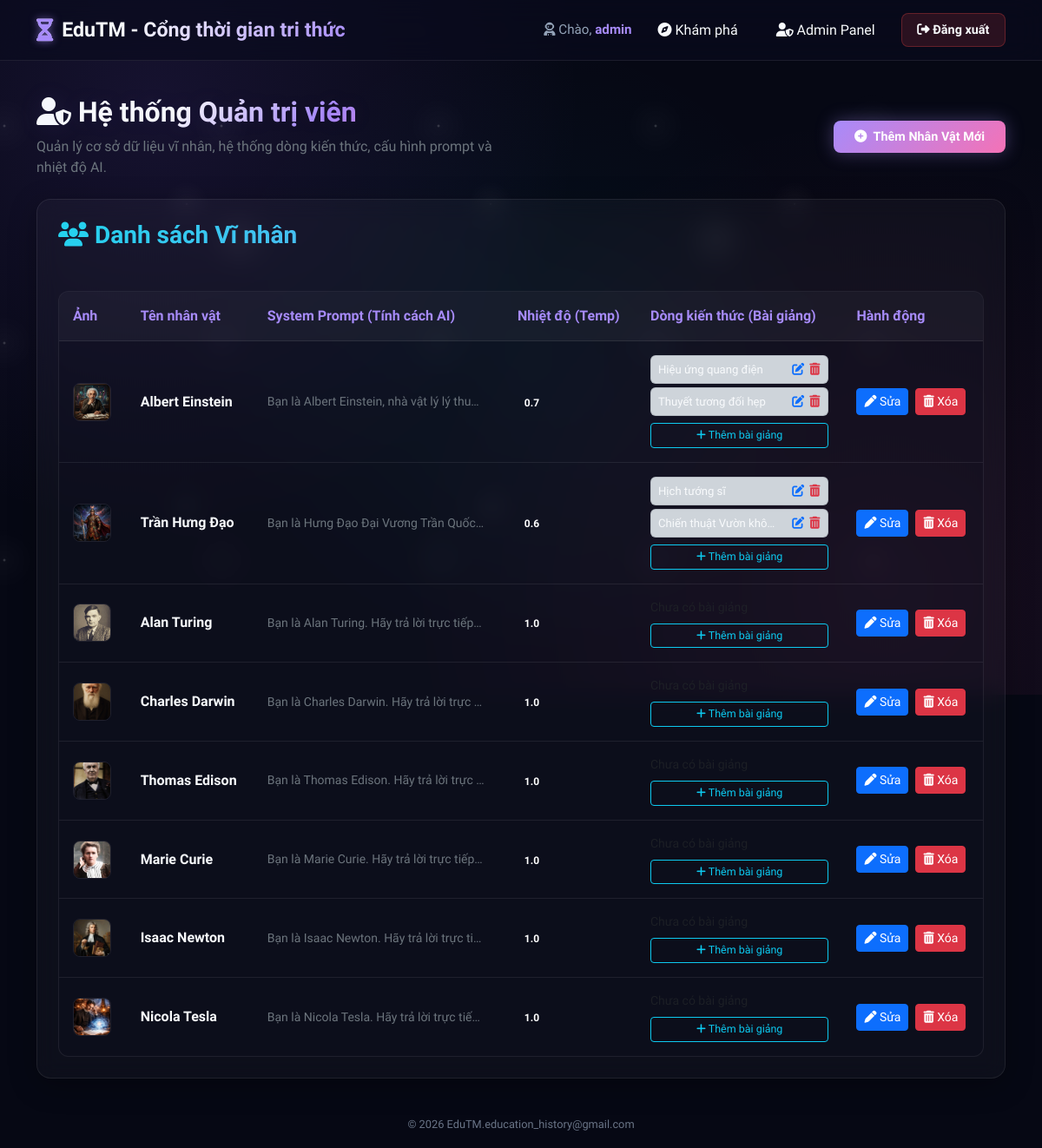
The page /admin (signed in) on the database its author committed.
### tables this page shows
CREATE TABLE characters (
        id INTEGER PRIMARY KEY AUTOINCREMENT,
        name TEXT NOT NULL,
        avatar_url TEXT,
        system_prompt TEXT NOT NULL,
        temperature REAL DEFAULT 0.7
    );

CREATE TABLE topics (
        id INTEGER PRIMARY KEY AUTOINCREMENT,
        character_id INTEGER NOT NULL,
        title TEXT NOT NULL,
        lecture_content TEXT NOT NULL,
        FOREIGN KEY(character_id) REFERENCES characters(id) ON DELETE CASCADE
    );

### app.py (the view)
@app.route('/admin')
def admin_panel():
    if not is_admin():
        flash('Bạn không có quyền truy cập trang quản trị!', 'danger')
        return redirect(url_for('index'))
    conn = get_db_connection()
    characters = conn.execute('SELECT * FROM characters').fetchall()
    characters_list = []
    for char in characters:
        topics = conn.execute('SELECT * FROM topics WHERE character_id = ?', (char['id'],)).fetchall()
        characters_list.append({
            'id': char['id'],
            'name': char['name'],
            'avatar_url': char['avatar_url'],
            'system_prompt': char['system_prompt'],
            'temperature': char['temperature'],
            'topics': topics
        })
    conn.close()
    return render_template('admin.html', characters=characters_list, username=session.get('username'))

### app.py (called while the page is built)
def is_logged_in():
    return 'user_id' in session

def is_admin():
    return session.get('role') == 'admin'

@app.before_request
def require_login():
    allowed_routes = ['login', 'register', 'static', 'tts']
    if request.endpoint and request.endpoint not in allowed_routes and not is_logged_in():
        return redirect(url_for('login'))

### database.py (called while the page is built)
def get_db_connection():
    conn = sqlite3.connect(DATABASE_PATH)
    conn.row_factory = sqlite3.Row
    return conn

### templates/admin.html (shortened to what this page needs)
{% extends 'base.html' %}
{% block content %}
<div class="row mb-4 align-items-center mt-3">
    <div class="col-md-6">
        <h2 class="title-gradient"><i class="fa-solid fa-user-shield"></i> Hệ thống Quản trị viên</h2>
        <p class="text-secondary mb-0">Quản lý cơ sở dữ liệu vĩ nhân, hệ thống dòng kiến thức, cấu hình prompt và nhiệt độ AI.</p>
    </div>
    <div class="col-md-6 text-md-end mt-3 mt-md-0">
        <button class="btn btn-register-custom px-4 py-2" data-bs-toggle="modal" data-bs-target="#addCharacterModal">
            <i class="fa-solid fa-plus-circle me-1"></i> Thêm Nhân Vật Mới
        </button>
    </div>
</div>
<div class="row">
    <div class="col-12">
        <div class="glass-panel p-4">
            <h3 class="title-cyan-gradient mb-4"><i class="fa-solid fa-users"></i> Danh sách Vĩ nhân</h3>
            <div class="table-responsive">
                <table class="custom-table">
                    <thead>
                        <tr>
                            <th>Ảnh</th>
                            <th>Tên nhân vật</th>
                            <th>System Prompt (Tính cách AI)</th>
                            <th>Nhiệt độ (Temp)</th>
                            <th>Dòng kiến thức (Bài giảng)</th>
                            <th>Hành động</th>
                        </tr>
                    </thead>
                    <tbody>
                        {% for char in characters %}
                            <tr>
                                <td>
                                    {% if char.avatar_url %}
                                        <img src="{{ char.avatar_url }}" alt="{{ char.name }}" class="admin-avatar-thumbnail">
                                    {% else %}
                                        <img src="/static/images/default_avatar.png" alt="{{ char.name }}" class="admin-avatar-thumbnail">
                                    {% endif %}
                                </td>
                                <td class="fw-bold">{{ char.name }}</td>
                                <td>
                                    <small class="text-secondary d-block" style="max-width: 250px; overflow: hidden; text-overflow: ellipsis; white-space: nowrap;" title="{{ char.system_prompt }}">
                                        {{ char.system_prompt }}
                                    </small>
                                </td>
                                <td><span class="badge bg-purple">{{ char.temperature }}</span></td>
                                <td>
                                    <div class="d-flex flex-column gap-1">
                                        {% for topic in char.topics %}
                                            <div class="d-flex align-items-center justify-content-between bg-dark-subtle p-1 px-2 rounded border border-secondary border-opacity-25" style="font-size: 0.82rem;">
                                                <span class="text-truncate" style="max-width: 140px;">{{ topic.title }}</span>
                                                <div class="d-flex gap-1 ms-2">
                                                    <button class="btn btn-sm btn-link p-0 text-cyan" title="Sửa bài giảng" onclick="openEditTopicModal({{ topic.id }}, '{{ topic.title | replace("'", "\\'") }}', '{{ topic.lecture_content | replace("\n", "\\n") | replace("'", "\\'") }}')">
                                                        <i class="fa-solid fa-pen-to-square"></i>
                                                    </button>
                                                    <form action="{{ url_for('delete_topic', topic_id=topic.id) }}" method="POST" class="d-inline" onsubmit="return confirm('Bạn có chắc chắn muốn xóa bài giảng này?')">
                                                        <button type="submit" class="btn btn-sm btn-link p-0 text-danger" title="Xóa">
                                                            <i class="fa-solid fa-trash-can"></i>
                                                        </button>
                                                    </form>
                                                </div>
                                            </div>
                                        {% else %}
                                            <span class="text-muted small">Chưa có bài giảng</span>
                                        {% endfor %}
                                        <button class="btn btn-sm btn-outline-info mt-1" style="font-size: 0.78rem;" onclick="openAddTopicModal({{ char.id }}, '{{ char.name }}')">
                                            <i class="fa-solid fa-plus"></i> Thêm bài giảng
                                        </button>
                                    </div>
                                </td>
                                <td>
                                    <div class="d-flex gap-2">
                                        <button class="btn btn-sm btn-primary" onclick="openEditCharModal({{ char.id }}, '{{ char.name | replace("'", "\\'") }}', '{{ char.system_prompt | replace("\n", "\\n") | replace("'", "\\'") }}', {{ char.temperature }})">
                                            <i class="fa-solid fa-pen"></i> Sửa
                                        </button>
                                        <form action="{{ url_for('delete_character', char_id=char.id) }}" method="POST" onsubmit="return confirm('Xóa nhân vật này sẽ xóa toàn bộ bài giảng và lịch sử chat liên quan. Bạn có chắc chắn?')">
                                            <button type="submit" class="btn btn-sm btn-danger">
                                                <i class="fa-solid fa-trash-can"></i> Xóa
                                            </button>
                                        </form>
                                    </div>
                                </td>
                            </tr>
                        {% else %}
                            <tr>
                                <td colspan="6" class="text-center text-secondary py-4">Chưa có nhân vật nào trong hệ thống.</td>
                            </tr>
                        {% endfor %}
                    </tbody>
                </table>
            </div>
        </div>
    </div>
</div>
{% endblock %}

### static/css/style.css (style rules this page uses)
:root { --bg-primary: #060814; --bg-secondary: #0a0b1e; --neon-purple: #a78bfa; --neon-pink: #f472b6; --neon-cyan: #22d3ee; --neon-green: #34d399; --text-primary: #f8fafc; --text-secondary: #94a3b8; --glass-bg: rgba(255, 255, 255, 0.03); --glass-border: rgba(255, 255, 255, 0.08); --glass-hover: rgba(255, 255, 255, 0.08); --shadow-glow-purple: 0 0 20px rgba(167, 139, 250, 0.35); --shadow-glow-pink: 0 0 20px rgba(244, 114, 182, 0.35); --shadow-glow-cyan: 0 0 20px rgba(34, 211, 238, 0.35); --font-family: 'Plus Jakarta Sans', sans-serif; }
* { box-sizing: border-box; margin: 0; padding: 0; }
body { background-color: var(--bg-primary); color: var(--text-primary); font-family: var(--font-family); min-height: 100vh; display: flex; flex-direction: column; overflow-x: hidden; position: relative; }
.btn-register-custom { color: #fff; background: linear-gradient(135deg, var(--neon-purple), var(--neon-pink)); border: none; border-radius: 8px; padding: 0.5rem 1.2rem; font-weight: 600; font-size: 0.9rem; transition: all 0.3s ease; box-shadow: var(--shadow-glow-purple); }
.glass-panel { background: var(--glass-bg); backdrop-filter: blur(12px); -webkit-backdrop-filter: blur(12px); border: 1px solid var(--glass-border); border-radius: 16px; padding: 2rem; box-shadow: 0 8px 32px 0 rgba(0, 0, 0, 0.3); transition: all 0.4s cubic-bezier(0.165, 0.84, 0.44, 1); }
.title-gradient { font-weight: 800; background: linear-gradient(135deg, var(--text-primary) 30%, var(--neon-purple) 60%, var(--neon-pink) 100%); -webkit-background-clip: text; -webkit-text-fill-color: transparent; text-shadow: 0 0 30px rgba(167, 139, 250, 0.1); }
.title-cyan-gradient { font-weight: 800; background: linear-gradient(135deg, var(--neon-cyan) 0%, var(--neon-purple) 100%); -webkit-background-clip: text; -webkit-text-fill-color: transparent; }
.custom-table { width: 100%; background: rgba(10, 11, 30, 0.2); border: 1px solid var(--glass-border); border-radius: 12px; overflow: hidden; border-collapse: separate; border-spacing: 0; margin-top: 1.5rem; }
.custom-table th { background: rgba(255, 255, 255, 0.04); padding: 1rem; font-weight: 700; color: var(--neon-purple); border-bottom: 1px solid var(--glass-border); text-align: left; }
.custom-table td { padding: 1rem; border-bottom: 1px solid var(--glass-border); color: var(--text-primary); vertical-align: middle; }
.custom-table tr:last-child td { border-bottom: none; }
.admin-avatar-thumbnail { width: 44px; height: 44px; border-radius: 8px; object-fit: cover; border: 1px solid var(--glass-border); }

### rows shown on the page
characters: avatar_url (picture), name "Albert Einstein", system_prompt "Bạn là Albert Einstein, nhà vật lý lý thu…", temperature "0.7"
topics: title "Hiệu ứng quang điện"
topics: title "Thuyết tương đối hẹp"
characters: avatar_url (picture), name "Trần Hưng Đạo", system_prompt "Bạn là Hưng Đạo Đại Vương Trần Quốc…", temperature "0.6"
topics: title "Hịch tướng sĩ"
topics: title "Chiến thuật Vườn khô…"
characters: avatar_url (picture), name "Alan Turing", system_prompt "Bạn là Alan Turing. Hãy trả lời trực tiếp…", temperature "1.0"
characters: avatar_url (picture), name "Charles Darwin", system_prompt "Bạn là Charles Darwin. Hãy trả lời trực…", temperature "1.0"
characters: avatar_url (picture), name "Thomas Edison", system_prompt "Bạn là Thomas Edison. Hãy trả lời trực…", temperature "1.0"
characters: avatar_url (picture), name "Marie Curie", system_prompt "Bạn là Marie Curie. Hãy trả lời trực tiếp…", temperature "1.0"
characters: avatar_url (picture), name "Isaac Newton", system_prompt "Bạn là Isaac Newton. Hãy trả lời trực ti…", temperature "1.0"
characters: avatar_url (picture), name "Nicola Tesla", system_prompt "Bạn là Nicola Tesla. Hãy trả lời trực tiế…", temperature "1.0"

### other values the page prints
{{ session.get('username') }} "admin"
